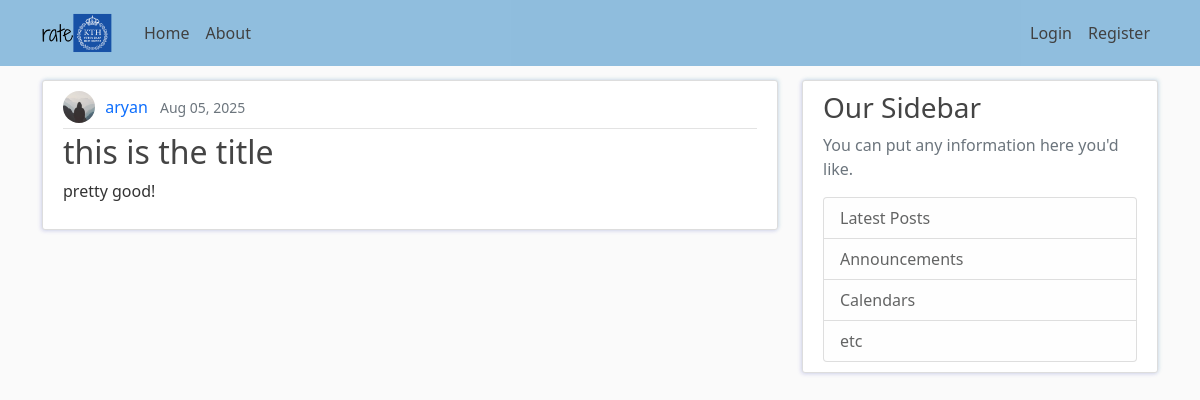
/post/1, run on an earlier commit of the app's database.
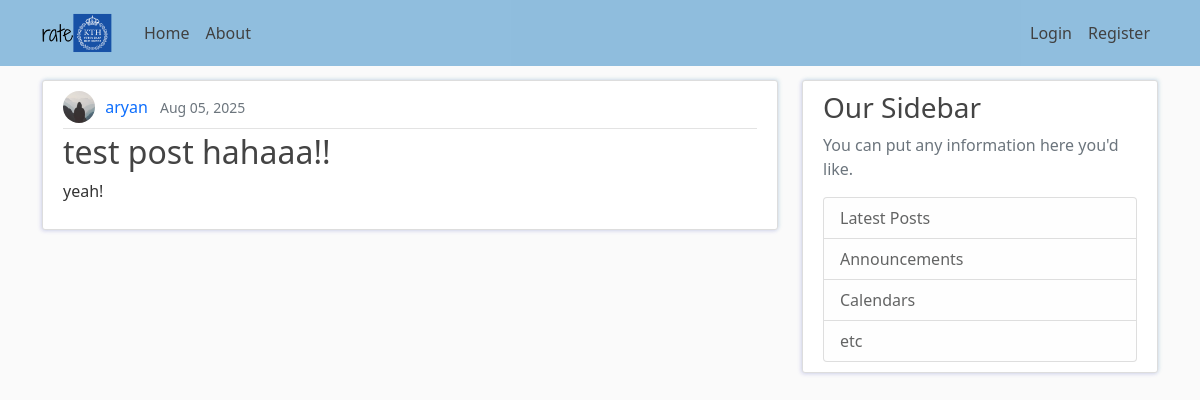
And on a later commit of the database.
### flasknetwork/models.py (models this page shows, shortened)
class Post(db.Model):
    id = db.Column(db.Integer, primary_key=True)
    title = db.Column(db.String(100), nullable=False)
    date_posted = db.Column(db.DateTime, nullable=False, default=datetime.utcnow)
    content = db.Column(db.Text, nullable=False)
    user_id = db.Column(db.Integer, db.ForeignKey('user.id'), nullable=False)
    course_id = db.Column(db.Integer, db.ForeignKey('course.id'), nullable=False)
    __table_args__ = (db.UniqueConstraint('user_id', 'course_id', name='_user_course_uc'),)
    course = db.relationship('Course', backref='reviews')

### flasknetwork/posts/routes.py (the view)
@posts.route('/post/<int:post_id>')
def post(post_id):
    post = Post.query.get_or_404(post_id)
    return render_template('post.html', title=post.title, post=post)

### flasknetwork/templates/post.html (shortened to what this page needs)
{% extends "layout.html" %}
{% block content %}
    <article class="d-flex align-items-center content-section position-relative">
        <div class="flex-grow-1">
            <div class="article-metadata">
                <img class="rounded-circle article-img" src="{{ url_for('static', filename='profile_pics/' + post.author.image_file) }}" alt="{{ post.author.username }}'s profile picture">
                <a class="me-2 author-link" href="{{ url_for('users.user_posts', username=post.author.username) }}">{{ post.author.username }}</a>
                <small class="text-muted">{{ post.date_posted.strftime('%b %d, %Y') }}</small>
            </div>
            <h2 class="article-title">{{ post.title }}</h2>
            <p class="article-content">{{ post.content }}</p>
        </div>
    </article>
{% endblock content %}

What changed in the data, as far as the page shows it:
changed Post: title "this is the title" → "test post hahaaa!!"; content "pretty good!" → "yeah!"
